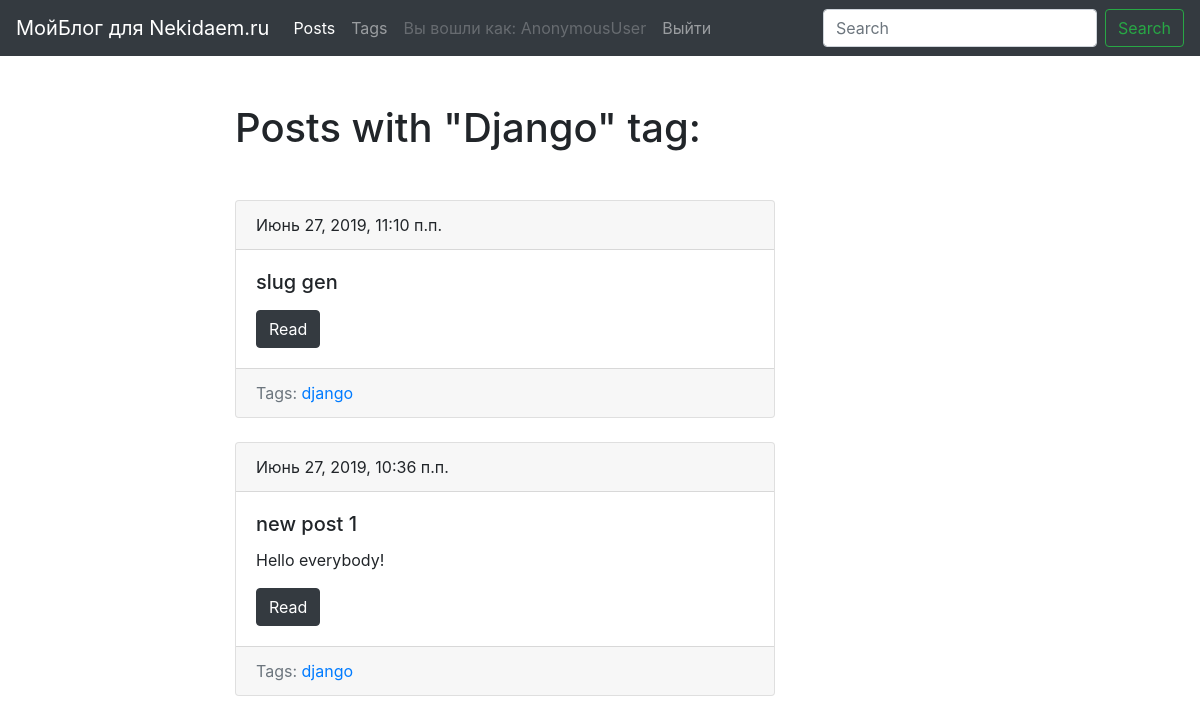
Screenshot of /blog/tag/django/ with the database file from the repository.
### blog/models.py (models this page shows, shortened)
class Tag(models.Model):
    title = models.CharField(max_length=50)
    slug = models.SlugField(max_length=50, unique=True)
    def get_absolute_url(self):
        return reverse('tag_detail_url', kwargs={'slug': self.slug})
    class Meta:
        ordering = ['title']

class Post(models.Model):
    title = models.CharField(max_length=150, db_index=True)
    slug = models.SlugField(max_length=150, unique=True, blank=True)
    body = models.TextField(blank=True, db_index=True)
    date_pub = models.DateTimeField(auto_now_add=True)
    tags = models.ManyToManyField('Tag', blank=True, related_name='posts')
    def get_absolute_url(self):
        return reverse('post_detail_url', kwargs={'slug': self.slug})
    class Meta:
        db_table = 'post'
        ordering = ['-date_pub']

### blog/views.py (the view)
# urls.py: path('tag/<str:slug>/', TagDetail.as_view(), name='tag_detail_url'),
class TagDetail(ObjectDetailMixin, View):
    model = Tag
    template = 'blog/tag_detail.html'

### blog/utils.py (called while the page is built)
    def get(self, request, slug):
        obj = get_object_or_404(self.model, slug__iexact=slug)
        return render(request, self.template, context={self.model.__name__.lower(): obj, 'admin_object': obj,
                                                       'detail': True})

### blog/templates/blog/tag_detail.html (shortened to what this page needs)
{% extends 'blog/base_blog.html' %}
{% block content %}
    <h1 class="mb-5">
        Posts with "{{tag.title|title}}" tag:
    </h1>
    {% for post in tag.posts.all %}
         {% include 'blog/includes/post_card_template.html' %}
    {% endfor %}
{% endblock %}

### blog/templates/blog/includes/post_card_template.html
<div class="card mb-4">
    <div class="card-header">
        {{ post.date_pub }}
    </div>
    <div class="card-body">
        <h5 class="card-title">{{ post.title }}</h5>
        <p class="card-text">{{ post.body|truncatewords:15 }}</p>
        <a href="{{ post.get_absolute_url }}" class="btn btn-dark">Read</a>
    </div>
    <div class="card-footer text-muted">
    Tags:
        {% for tag in post.tags.all %}
            <a href="{{ tag.get_absolute_url }}"> {{ tag.title }} </a>
        {% endfor %}
    </div>
</div>

### rows the page displays
Tag: title "Django", title "django"
Post: date_pub "Июнь 27, 2019, 11:10 п.п.", title "slug gen"
Post: date_pub "Июнь 27, 2019, 10:36 п.п.", title "new post 1", body "Hello everybody!"

### other values shown
{{ user }} "AnonymousUser"
